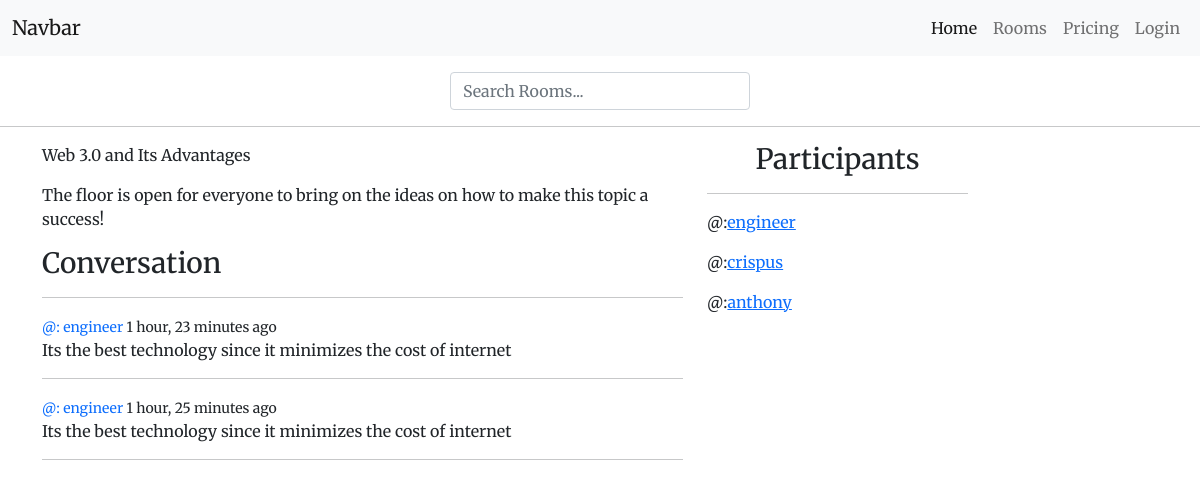
Screenshot of /rooms/5 with the database file from the repository.
### hub/models.py (models this page shows, shortened)
class Room(models.Model):
    host = models.ForeignKey(User, on_delete=models.SET_NULL, null=True)
    topic = models.ForeignKey(Topic, on_delete=models.SET_NULL, null=True)
    name = models.CharField(max_length=100)
    description= models.TextField(null=True, blank=True)
    participants = models.ManyToManyField(User, related_name='Participants')
    updated = models.DateTimeField(auto_now=True)
    date_created = models.DateTimeField(auto_now_add=True)
    class Meta:
        ordering = ['-updated', '-date_created'] # more like pagination in flask

class Message(models.Model):
    user = models.ForeignKey(User, on_delete=models.CASCADE)
    room = models.ForeignKey(Room, on_delete=models.CASCADE)
    body = models.TextField()
    updated = models.DateTimeField(auto_now=True)
    date_created = models.DateTimeField(auto_now_add=True)

### hub/views.py (the view, shortened to what this page needs)
# urls.py: path('rooms/<int:pk>', views.room, name='rooms'),
def room(request, pk):
    room = Room.objects.get(pk=pk)
    room_messages = room.message_set.all().order_by('-date_created')
    participants = room.participants.all()
    context = {'pk':pk, 'room': room,'room_messages':room_messages, 'participants':participants}
    return render(request, 'hub/room.html', context)

### hub/templates/hub/room.html (shortened to what this page needs)
{% extends 'base.html' %}
 {% block content %}
 <div class="container">
    <div class="row">
        <div class="col-md-7">
            <p>
                {{room.name}}
            </p>
            <p>
                {{room.description}}
            </p>
            <div class="comment-wrapper">
                <h3>Conversation</h3>
                <hr>
                {% for message in room_messages %}
                    <div>
                        <small> <span class="text-primary">@: {{message.user.username}} </span> {{message.date_created|timesince}} ago</small>
                        <p>{{message.body}}</p>
                        <hr>
                    </div>
                {% endfor %}
            </div>
        </div>
        <div class="col-md-3">
            <h3 style="text-align: center;">Participants</h3>
            <hr>
            {% for user in participants%}
                <div>
                    <p>@:<a href="#">{{user.username}}</a></p>
                </div>
            {% endfor %}
        </div>
    </div>
</div>
 {% endblock %}

### static/main.css (style rules this page uses)
body { font-family: 'Merriweather', serif; }

### rows the page displays
Room: name "Web 3.0 and Its Advantages", description "The floor is open for everyone to bring on the ideas on how to make this topic a success!"
Message: user.username "engineer", date_created "1 hour, 23 minutes", body "Its the best technology since it minimizes the cost of internet"
Message: user.username "engineer", date_created "1 hour, 25 minutes", body "Its the best technology since it minimizes the cost of internet"

### other values shown
{{ user.username }} "engineer"
{{ user.username }} "crispus"
{{ user.username }} "anthony"
